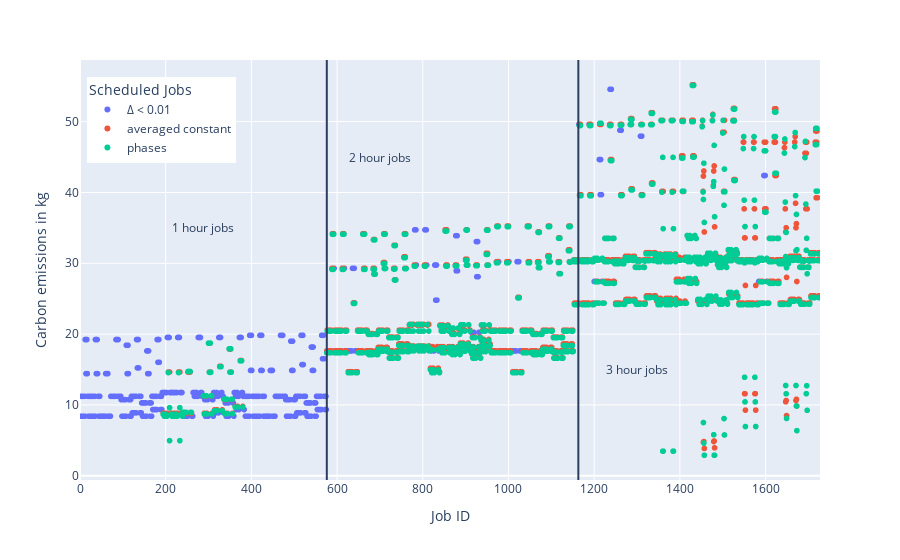

Notebook code for this chart:
### Code cell
"""
Plot Carbon-savings form having carbon information or not
"""

label_mapping = {
    "constant-from-periodic-phases": "averaged constant",
    "periodic-phases": "phases"
}

same_job_different_phases_df["work_type"] = same_job_different_phases_df["work_type"].apply(lambda label: label_mapping[label] if label in label_mapping else label) # xd

same_job_different_phases_fig = make_deadlines_plot(same_job_different_phases_df, "work_type", {"work_type":"Scheduled Jobs"})
pio.write_image(same_job_different_phases_fig, file="eval_same_job_different_phases.pdf")

### Figure 1 — Plotly figure (JSON) as saved in the notebook; plotly's stock layout.template omitted (floating-point values rounded to 4 significant figures; data arrays with more than 128 entries replaced by an {"elided": "..."} marker saying what was removed)
{"data": [{"customdata": {"elided": "622x18 mixed values"}, "hovertemplate": "Scheduled Jobs=%{customdata[12]}<br>job_index=%{x}<br>carbon_cost=%{y}<br>ID=%{customdata[0]}<br>arrival_time=%{customdata[1]}<br>length=%{customdata[2]}<br>cpus=%{customdata[3]}<br>length_class=%{customdata[4]}<br>resource_class=%{customdata[5]}<br>dollar_cost=%{customdata[6]}<br>start_time=%{customdata[7]}<br>waiting_time=%{customdata[8]}<br>exit_time=%{customdata[9]}<br>reason=%{customdata[10]}<br>scheduling_policy=%{customdata[11]}<br>work_phases=%{customdata[13]}<br>startup_length=%{customdata[14]}<br>startup_power=%{customdata[15]}<br>filename=%{customdata[16]}<br>ID_new=%{customdata[17]}<extra></extra>", "legendgroup": "Δ < 0.01", "marker": {"color": "#636efa", "symbol": "circle"}, "mode": "markers", "name": "Δ < 0.01", "showlegend": true, "type": "scattergl", "x": {"elided": "622 int values"}, "xaxis": "x", "y": {"elided": "622 float values"}, "yaxis": "y"}, {"customdata": {"elided": "1124x18 mixed values"}, "hovertemplate": "Scheduled Jobs=%{customdata[12]}<br>job_index=%{x}<br>carbon_cost=%{y}<br>ID=%{customdata[0]}<br>arrival_time=%{customdata[1]}<br>length=%{customdata[2]}<br>cpus=%{customdata[3]}<br>length_class=%{customdata[4]}<br>resource_class=%{customdata[5]}<br>dollar_cost=%{customdata[6]}<br>start_time=%{customdata[7]}<br>waiting_time=%{customdata[8]}<br>exit_time=%{customdata[9]}<br>reason=%{customdata[10]}<br>scheduling_policy=%{customdata[11]}<br>work_phases=%{customdata[13]}<br>startup_length=%{customdata[14]}<br>startup_power=%{customdata[15]}<br>filename=%{customdata[16]}<br>ID_new=%{customdata[17]}<extra></extra>", "legendgroup": "averaged constant", "marker": {"color": "#EF553B", "symbol": "circle"}, "mode": "markers", "name": "averaged constant", "showlegend": true, "type": "scattergl", "x": {"elided": "1124 int values"}, "xaxis": "x", "y": {"elided": "1124 float values"}, "yaxis": "y"}, {"customdata": {"elided": "1135x18 mixed values"}, "hovertemplate": "Scheduled Jobs=%{customdata[12]}<br>job_index=%{x}<br>carbon_cost=%{y}<br>ID=%{customdata[0]}<br>arrival_time=%{customdata[1]}<br>length=%{customdata[2]}<br>cpus=%{customdata[3]}<br>length_class=%{customdata[4]}<br>resource_class=%{customdata[5]}<br>dollar_cost=%{customdata[6]}<br>start_time=%{customdata[7]}<br>waiting_time=%{customdata[8]}<br>exit_time=%{customdata[9]}<br>reason=%{customdata[10]}<br>scheduling_policy=%{customdata[11]}<br>work_phases=%{customdata[13]}<br>startup_length=%{customdata[14]}<br>startup_power=%{customdata[15]}<br>filename=%{customdata[16]}<br>ID_new=%{customdata[17]}<extra></extra>", "legendgroup": "phases", "marker": {"color": "#00cc96", "symbol": "circle"}, "mode": "markers", "name": "phases", "showlegend": true, "type": "scattergl", "x": {"elided": "1135 int values"}, "xaxis": "x", "y": {"elided": "1135 float values"}, "yaxis": "y"}], "layout": {"annotations": [{"showarrow": false, "text": "1 hour jobs", "x": 288, "y": 35}, {"showarrow": false, "text": "2 hour jobs", "x": 700, "y": 45}, {"showarrow": false, "text": "3 hour jobs", "x": 1300, "y": 15}], "legend": {"title": {"text": "Scheduled Jobs"}, "tracegroupgap": 0, "x": 0.01, "xanchor": "left", "y": 0.96, "yanchor": "top"}, "margin": {"t": 60}, "shapes": [{"type": "line", "x0": 576, "x1": 576, "xref": "x", "y0": 0, "y1": 1, "yref": "y domain"}, {"type": "line", "x0": 1163, "x1": 1163, "xref": "x", "y0": 0, "y1": 1, "yref": "y domain"}], "xaxis": {"anchor": "y", "domain": [0, 1], "range": [0, 1727], "title": {"text": "Job ID"}}, "yaxis": {"anchor": "x", "domain": [0, 1], "title": {"text": "Carbon emissions in kg"}}}}
